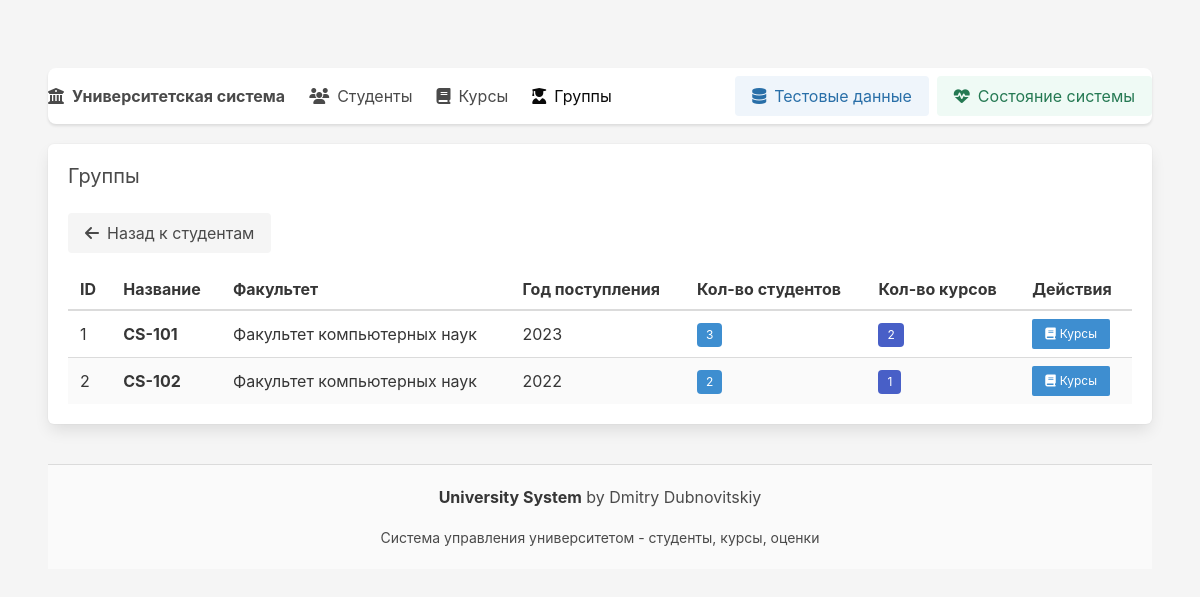
Screenshot of /groups with the database file from the repository.
### app/models.py (models this page shows)
class Group(Base):
    __tablename__ = "groups"
    id = Column(Integer, primary_key=True)
    name = Column(String(100), nullable=False, unique=True)
    department_id = Column(Integer, ForeignKey("departments.id"))
    intake_year = Column(Integer)
    department = relationship("Department", back_populates="groups")
    students = relationship("Student", back_populates="group")
    courses = relationship("Course", back_populates="group")

class Department(Base):
    __tablename__ = "departments"
    id = Column(Integer, primary_key=True)
    name = Column(String(200), nullable=False, unique=True)
    created_at = Column(DateTime, default=datetime.utcnow)
    teachers = relationship("Teacher", back_populates="department")
    groups = relationship("Group", back_populates="department")

### app/main.py (the view)
@app.get("/groups", response_class=HTMLResponse)
def groups_view(request: Request, db: Session = Depends(get_db)):
    groups = db.execute(
        select(Group)
        .join(Group.department, isouter=True)
        .order_by(Group.name)
    ).scalars().all()
    return templates.TemplateResponse("groups.html", {
        "request": request,
        "groups": groups
    })

### app/templates/groups.html
{% extends "base.html" %}
{% block content %}
<div class="box">
  <h2 class="subtitle">Группы</h2>
  <div class="mb-4">
    <a href="/" class="button is-light">
      <i class="fas fa-arrow-left mr-2"></i>
      Назад к студентам
    </a>
  </div>
  {% if groups %}
  <table class="table is-fullwidth is-striped">
    <thead>
      <tr>
        <th>ID</th>
        <th>Название</th>
        <th>Факультет</th>
        <th>Год поступления</th>
        <th>Кол-во студентов</th>
        <th>Кол-во курсов</th>
        <th>Действия</th>
      </tr>
    </thead>
    <tbody>
      {% for g in groups %}
      <tr>
        <td>{{g.id}}</td>
        <td>
          <strong>{{g.name}}</strong>
        </td>
        <td>
          {% if g.department %}
            {{g.department.name}}
          {% else %}
            <span class="has-text-grey">Не назначен</span>
          {% endif %}
        </td>
        <td>{{g.intake_year}}</td>
        <td>
          <span class="tag is-info">{{g.students|length if g.students else 0}}</span>
        </td>
        <td>
          <span class="tag is-link">{{g.courses|length if g.courses else 0}}</span>
        </td>
        <td>
          <a class="button is-small is-info" href="/courses?group_id={{g.id}}">
            <i class="fas fa-book mr-1"></i>
            Курсы
          </a>
        </td>
      </tr>
      {% endfor %}
    </tbody>
  </table>
  {% else %}
  <div class="notification is-warning">
    <i class="fas fa-exclamation-triangle mr-2"></i>
    Нет групп. Вернитесь на <a href="/">главную страницу</a> чтобы добавить группу.
  </div>
  {% endif %}
</div>
{% endblock %}

### app/templates/base.html (style rules this page uses)
body { padding-top: 20px; background-color: #f5f5f5; min-height: 100vh; }
.table td, .table th { vertical-align: middle; }

### rows the page displays
Group: id "1", name "CS-101", department.name "Факультет компьютерных наук", intake_year "2023", students|length "3", courses|length "2"
Group: id "2", name "CS-102", department.name "Факультет компьютерных наук", intake_year "2022", students|length "2", courses|length "1"
